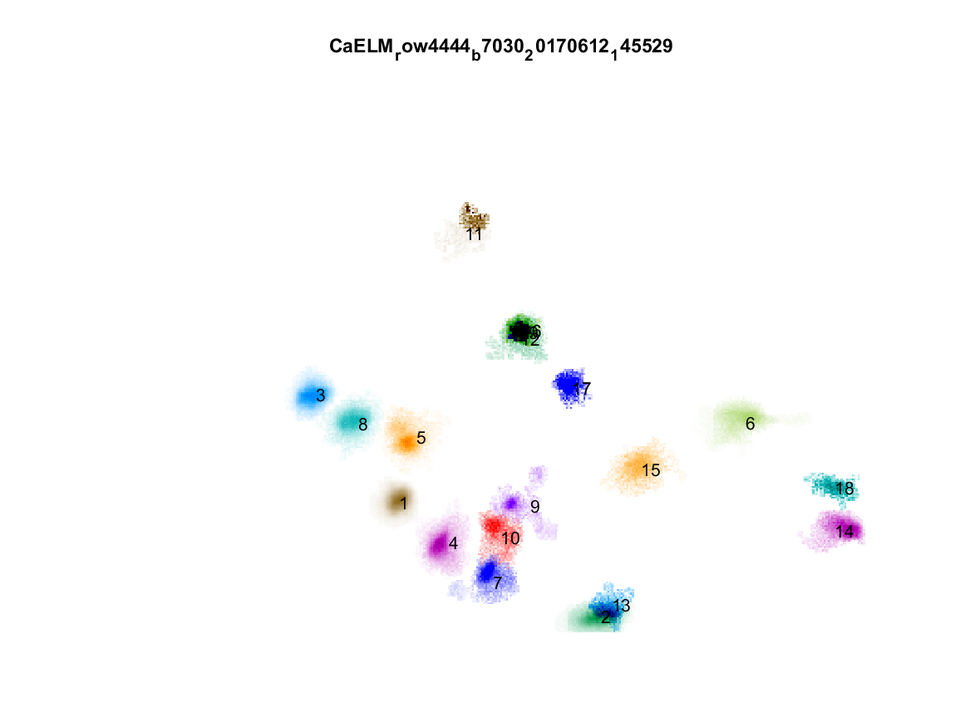
%> input picture ca_source_extraction/endoscope/CaELM_row4444_b7030_20170612_145529.png, 970 x 727 px, shrunk from 1167 x 875 before the run
$ octave --eval "result = circular_constraints(rgb2gray(imread('CaELM_row4444_b7030_20170612_145529.png')));"   (GNU Octave 9; MATLAB toolbox functions it lacks are replaced by stand-ins)
%> lines starting %> are read from the running program, lines starting %| are printed output that depends on the picture; in (x1, y1, x2, y2) boxes, pixels count from 0 and x2, y2 are one past the last pixel; in counts of white or black regions, pixels touching at a corner belong together; the program's own positions count from 1
function img = circular_constraints(img, show_imgs)
% enforce a stronger prior to neuron's spatial component by assuming that
% the gradient at each pixel is pointing to the peak location
% It also removes isolated pixels.
if nargin<2
    show_imgs = false;
end
[tmp1, tmp2, ~] = find(img);
%> tmp1 = 704228 values from 1 to 727; tmp2 = 704228 values from 1 to 970
if isempty(tmp1)
    return;
end
rmin = min(tmp1);
%> rmin = 1
rmax = max(tmp1);
%> rmax = 727
cmin = min(tmp2);
%> cmin = 1
cmax = max(tmp2);
%> cmax = 970
[nr, nc] = size(img);   % image dimension
%> nr = 727; nc = 970
if (rmax-rmin<1) || (cmax-cmin<1)
    return;
end
% crop a small region
if rmin==1 && rmax==nr && cmin==1 && cmax==nc

    if show_imgs
        figure;
        subplot(121);
        imagesc(img);
        axis equal off tight;
    end

    [vmax, ind_max] = max(img(:));
%> vmax = 255; ind_max = 1
    [y0, x0] = ind2sub([nr, nc], ind_max);
%> y0 = 1; x0 = 1
    [x, y] = meshgrid(1:nc, 1:nr);
    [fx, fy] = gradient(img);
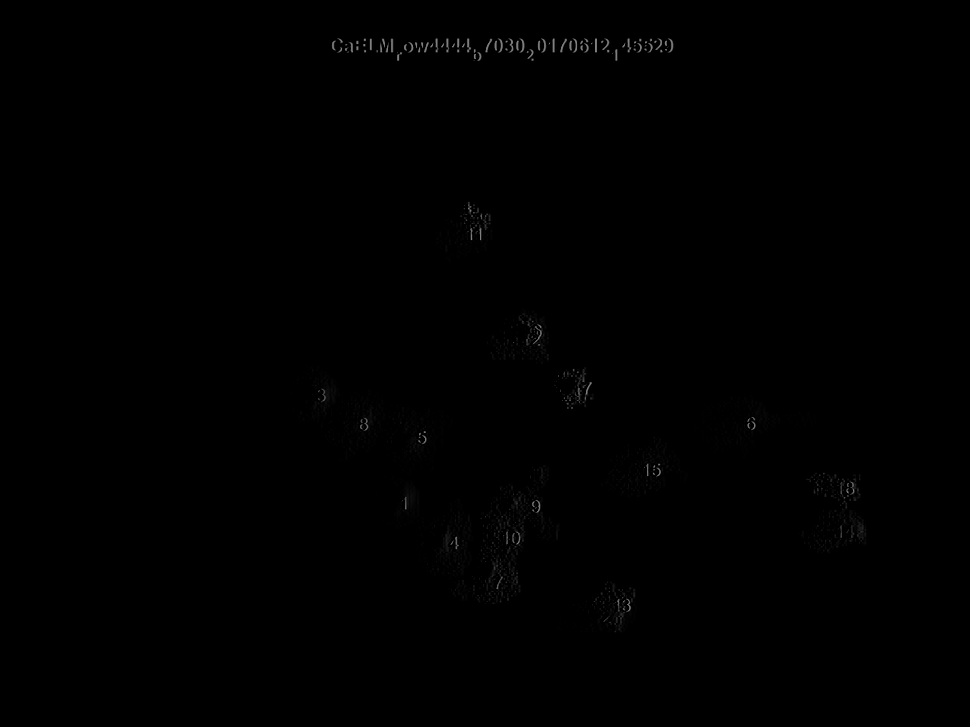
%> fx: size 727x970 uint8; min 0, max 128, mean 0.4
    ind = ((fx.*(x0-x)+fy.*(y0-y)) < 0) & (img<vmax/3);
%> ind: size 727x970 logical; every value is 0
    img(ind) = 0;
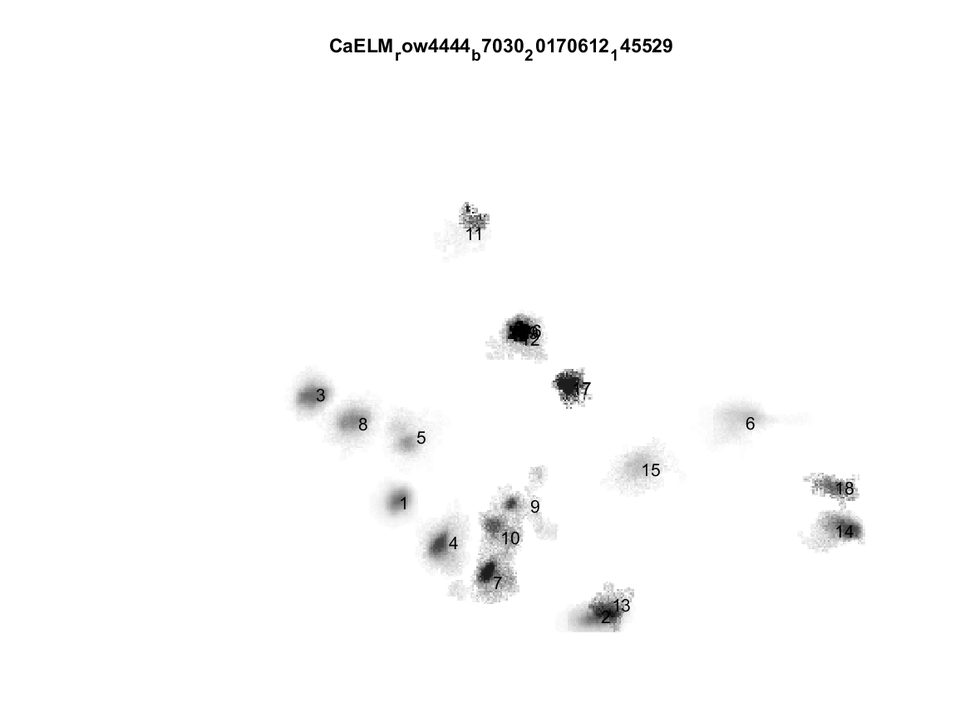
%> img: size 727x970 uint8; min 0, max 255, mean 251.5

    % image erose
    % remove isolated pixels
    l = bwlabel(img, 4);
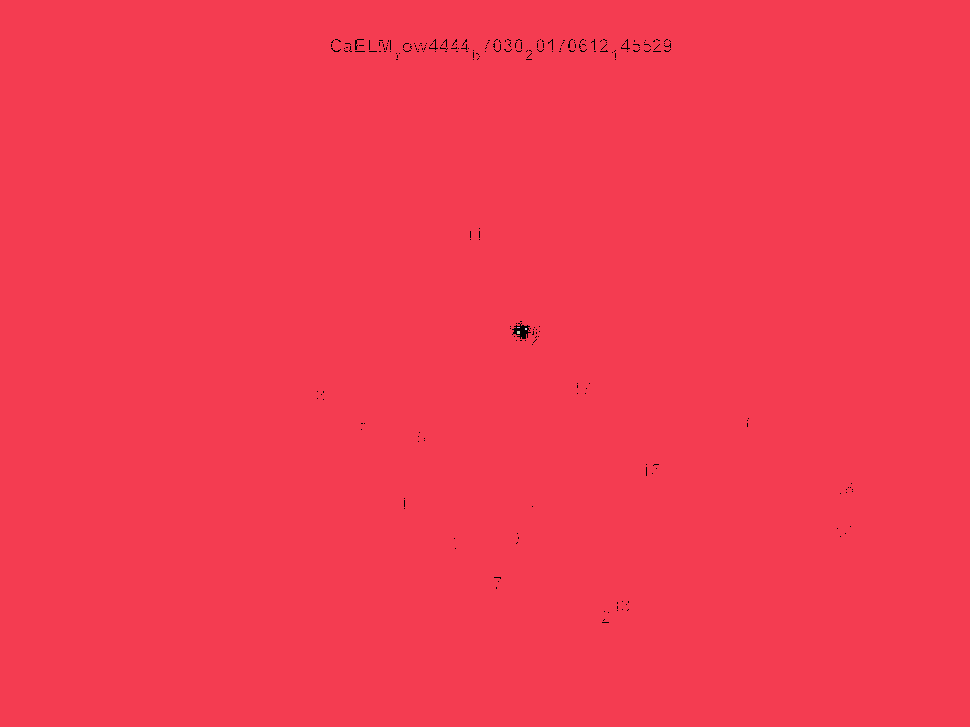
%> l: size 727x970 double; 5 distinct labels, from 0 to 4; one colour per label, 0 black
    ind = imdilate(l==l(ind_max), strel('square', 3));
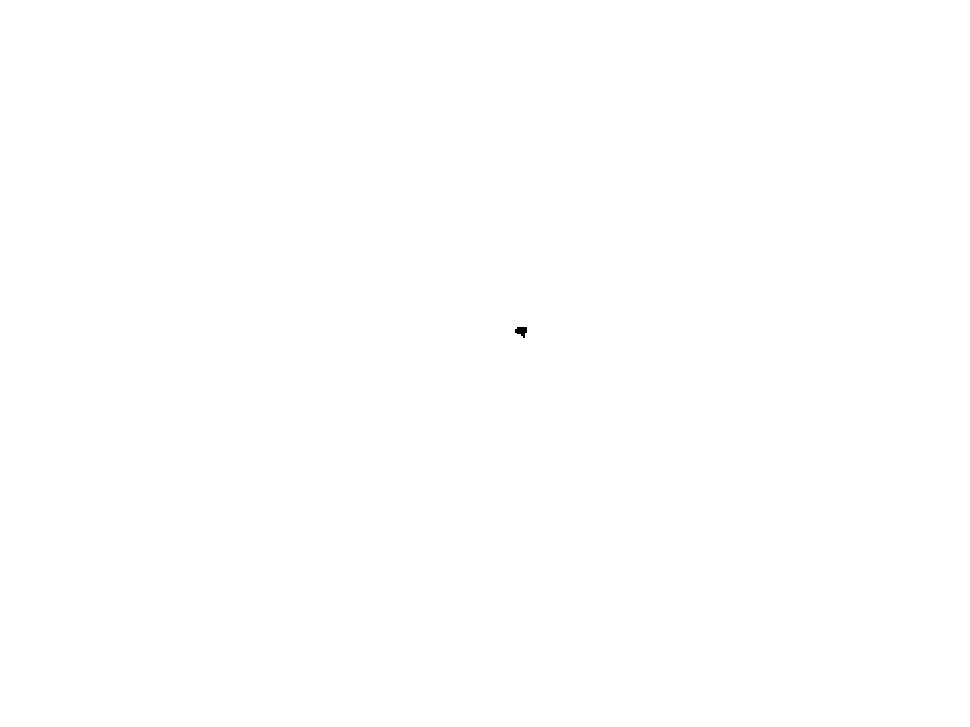
%> ind: size 727x970 logical; 100% white; 1 black region, box (x1, y1, x2, y2) and area: (515, 327, 527, 338) 88
    img(~ind) = 0;
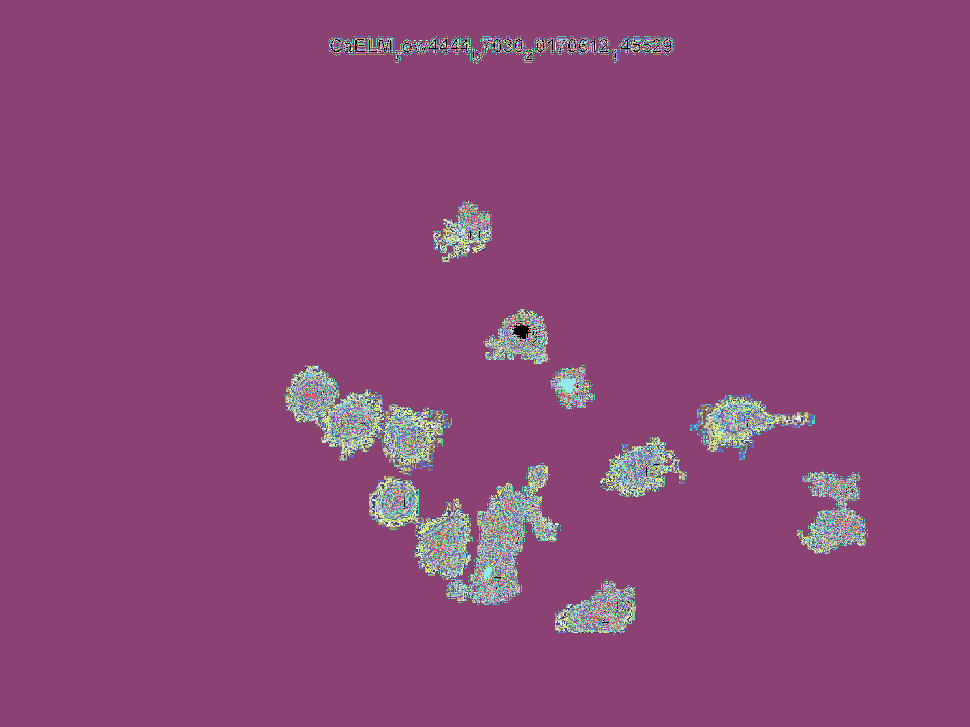
%> img: size 727x970 uint8; 256 distinct labels, from 0 to 255; one colour per label, 0 black
    img = medfilt2(img);
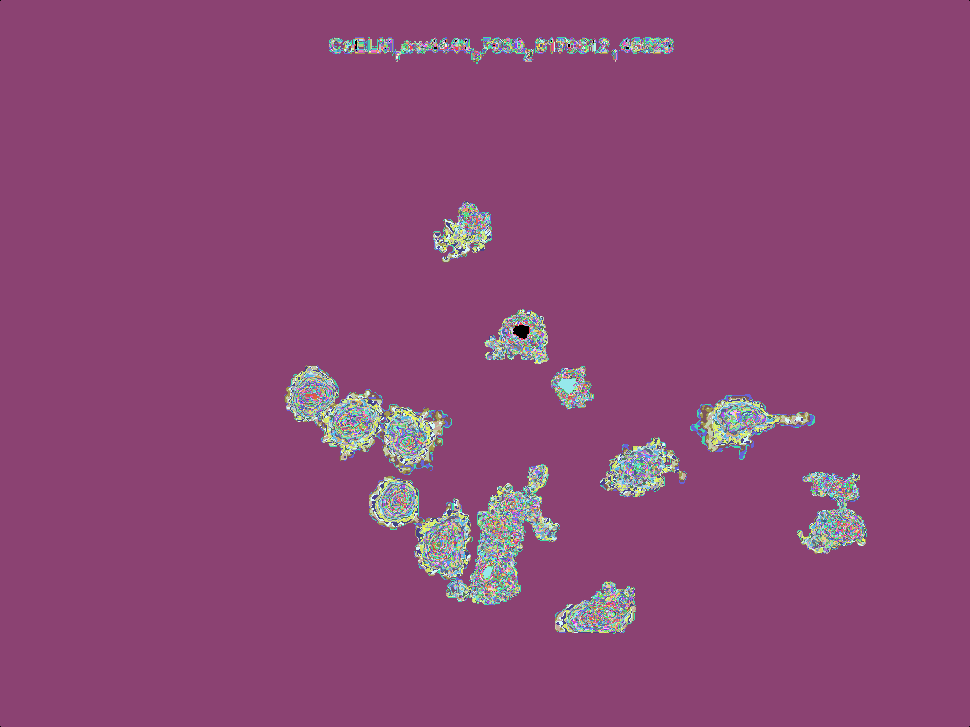
%> img: size 727x970 uint8; 256 distinct labels, from 0 to 255; one colour per label, 0 black

    if show_imgs
        subplot(122);
        imagesc(img);
        axis equal off tight;
        pause;
        close;
    end
else
    tmp_img = circular_constraints(img(rmin:rmax, cmin:cmax), show_imgs);
    img(rmin:rmax, cmin:cmax) = tmp_img;
end
